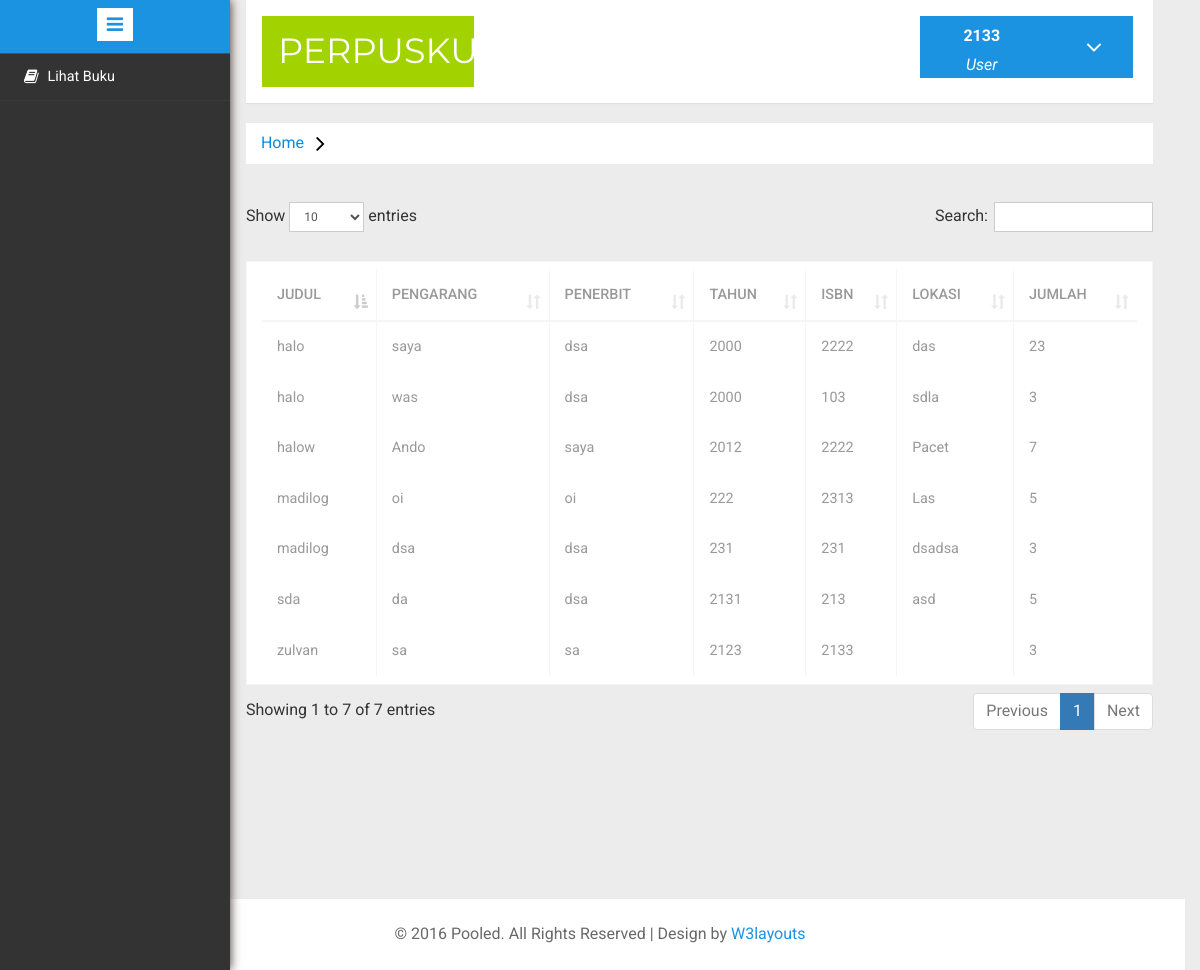
Screenshot of /user/buku/lihat_buku.php (signed in) with the database file from the repository.
### tables this page shows
CREATE TABLE `tbl_buku` (
  `id_buku` int(11) NOT NULL,
  `judul` varchar(50) NOT NULL,
  `sinopsis` text NOT NULL,
  `cover` text NOT NULL,
  `pengarang` varchar(50) NOT NULL,
  `penerbit` varchar(50) NOT NULL,
  `tahun` varchar(50) NOT NULL,
  `isbn` varchar(10) NOT NULL,
  `lokasi` varchar(50) NOT NULL,
  `jumlah` int(11) NOT NULL
);

### user/buku/lihat_buku.php (the view, shortened to what this page needs)
<!DOCTYPE HTML>
<html>
<?php
        include '../core/init.php';
        if (empty($_SESSION['username'])){
            ?>
<script>
    alert("Anda Harus Login Terlebih Dahulu")
</script>
<script>
    window.location = "../../user/login.php"
</script>
<?php
        }else{?>
<head>
    <link href="../../assets/web/css/bootstrap.min.css" rel='stylesheet' type='text/css' />
    <link href="../../assets/web/css/style.css" rel='stylesheet' type='text/css' />
    <link href="../../assets/web/css/font-awesome.css" rel="stylesheet">
    <link rel="stylesheet" href="../../assets/web/css/icon-font.min.css" type='text/css' />
    <link rel="stylesheet" href="../../assets/css/dataTables.bootstrap.min.css ">
</head>
<body>
    <div class="container-fluid">
        <div class="left-content">
            <div class="mother-grid-inner">
                <div class="header-main">
                    <div class="logo-w3-agile">
                        <h1><a href="index.php">Perpusku</a></h1>
                    </div>
                    <div class="col-md-offset-6 profile_details w3l">
                        <ul>
                            <li class="dropdown profile_details_drop">
                                <a href="#" class="dropdown-toggle" data-toggle="dropdown" aria-expanded="false">
                                    <div class="profile_img">
                                        <div class="user-name">
                                            <p><?= $_SESSION['username'] ?> </p>
                                            <span>User</span>
                                        </div>
                                        <i class="fa fa-angle-down"></i>
                                        <div class="clearfix"></div>
                                    </div>
                                </a>
                            </li>
                        </ul>
                    </div>
                    <div class="clearfix"> </div>
                </div>
                <ol class="breadcrumb">
                    <li class="breadcrumb-item"><a href="index.php">Home</a> <i class="fa fa-angle-right"></i></li>
                </ol>
                <table border="1px solid" class="table table-bordered breadcrumb"  id="anggota" >
                    <thead>
                        <tr>
                            <th>Judul</th>
            <th>Pengarang</th>
            <th>Penerbit</th>
            <th>Tahun</th>
            <th>ISBN</th>
            <th>Lokasi</th>
            <th>Jumlah</th>
                        </tr>
                    </thead>
                    <tbody>
                        <?php
                $query = mysqli_query($koneksi, "SELECT * FROM tbl_buku");
                while ($data = mysqli_fetch_object($query)) {?>
        <tr>
                <td><?= $data->judul ?></td>
                <td><?= $data->pengarang ?></td>
                <td><?= $data->penerbit ?></td>
                <td><?= $data->tahun ?></td>
                <td><?= $data->isbn ?></td>
                <td><?= $data->lokasi ?></td>
                <td><?= $data->jumlah ?></td>
        </tr>
                <?php } ?>
    </tbody>
    </table>
</body>
                <?php }?>
        <div class="sidebar-menu">
            <header class="logo1">
                <a href="#" class="sidebar-icon"> <span class="fa fa-bars"></span> </a>
            </header>
            <div class="menu">
                <ul id="menu">
                    <li><a href="lihat_buku.php"><i class="fa fa-book" aria-hidden="true"></i><span>Lihat
                                Buku</span>
                        </a></li>
                </ul>
            </div>
        </div>
    <div class="clearfix"> </div><br><br><br><br><br><br><br>
    <footer class="copyrights">
        <p>© 2016 Pooled. All Rights Reserved | Design by <a href="http://w3layouts.com/" target="_blank">W3layouts</a>
        </p>
    </footer>
</body>
</html>

### user/buku/lihat_buku.php (style rules this page uses)
table { color: black; }

### rows the page displays
tbl_buku: judul "halow", pengarang "Ando", penerbit "saya", tahun "2012", isbn "2222", lokasi "Pacet", jumlah "7"
tbl_buku: judul "sda", pengarang "da", penerbit "dsa", tahun "2131", isbn "213", lokasi "asd", jumlah "5"
tbl_buku: judul "madilog", pengarang "oi", penerbit "oi", tahun "222", isbn "2313", lokasi "Las", jumlah "5"
tbl_buku: judul "zulvan", pengarang "sa", penerbit "sa", tahun "2123", isbn "2133", jumlah "3"
tbl_buku: judul "halo", pengarang "saya", penerbit "dsa", tahun "2000", isbn "2222", lokasi "das", jumlah "23"
tbl_buku: judul "madilog", pengarang "dsa", penerbit "dsa", tahun "231", isbn "231", lokasi "dsadsa", jumlah "3"
tbl_buku: judul "halo", pengarang "was", penerbit "dsa", tahun "2000", isbn "103", lokasi "sdla", jumlah "3"

### other values shown
$_SESSION['username'] "2133"
